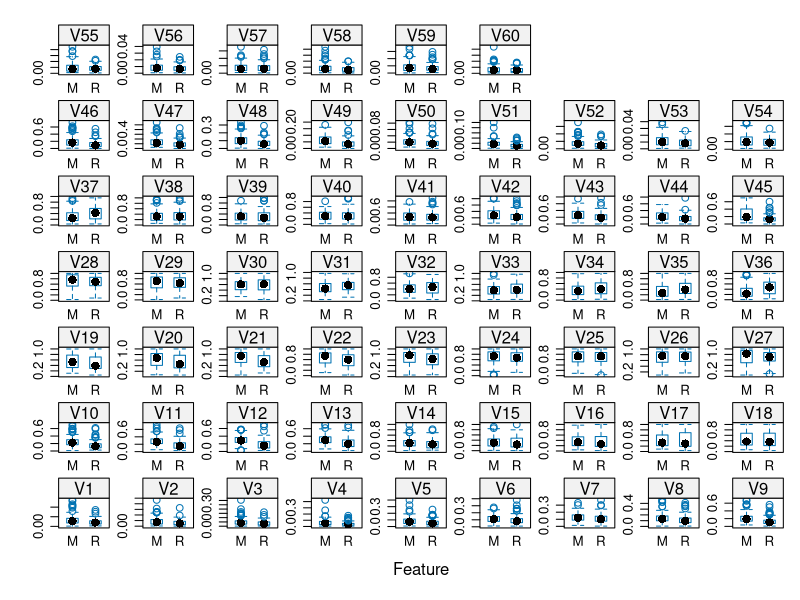
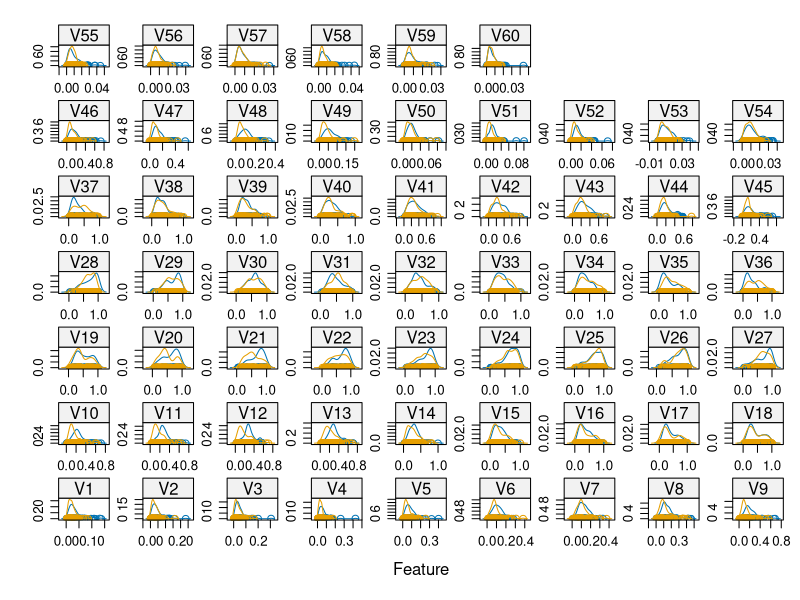

These figures' R source, in order: (Note: this script raises an error after producing the figures.)
## ---- chunk 1
knitr::opts_chunk$set(echo = TRUE)
## ---- chunk 2
library(mlbench)
library(caret)
## ---- chunk 3
data(Sonar)
## ---- chunk 4
dataset <- Sonar
## ---- chunk 5
dim(dataset)
## ---- chunk 6
sapply(dataset, class)
## ---- chunk 7
head(dataset, n=20)
## ---- chunk 8
# split input and output
x <- dataset[,1:60]
y <- dataset[,61]
# class distribution
cbind(freq=table(y), percentage=prop.table(table(y))*100)
## ---- chunk 9
cor(x)
## ---- chunk 10
summary(dataset)
## ---- chunk 11
# Box and whisker plots for each attribute
scales <- list(x=list(relation="free"), y=list(relation="free"))
featurePlot(x=x, y=y, plot="box", scales=scales)
## ---- chunk 12
# Density plots for each attribute by class value
featurePlot(x=x, y=y, plot="density", scales=scales)
## ---- chunk 13
# Not applicable for this iteration of the project.
## ---- chunk 14
# Not applicable for this iteration of the project.
## ---- chunk 15
dataset[,1:60] <- scale(dataset[,1:60])
## ---- chunk 16
# Run algorithms using 10-fold cross validation
control <- trainControl(method="repeatedcv", number=10, repeats=3)
metricTarget <- "Accuracy"
## ---- chunk 17
# GLM
seed_num <- 888
set.seed(seed_num)
fit.glm <- train(Class~., data=dataset, method="glm", metric=metricTarget, trControl=control)
# LDA
set.seed(seed_num)
fit.lda <- train(Class~., data=dataset, method="lda", metric=metricTarget, trControl=control)
# SVM
set.seed(seed_num)
fit.svm <- train(Class~., data=dataset, method="svmRadial", metric=metricTarget, trControl=control)
# CART
set.seed(seed_num)
fit.cart <- train(Class~., data=dataset, method="rpart", metric=metricTarget, trControl=control)
# kNN
set.seed(seed_num)
fit.knn <- train(Class~., data=dataset, method="knn", metric=metricTarget, trControl=control)
## ---- chunk 18
# No Transformation on the dataset
results <- resamples(list(GLM=fit.glm, LDA=fit.lda, CART=fit.cart, KNN=fit.knn, SVM=fit.svm))
summary(results)
dotplot(results)
## ---- chunk 19
set.seed(seed_num)
grid <- expand.grid(.sigma=c(0.01,0.025,0.05,0.075,0.1), .C=c(1))
fit.svm <- train(Class~., data=dataset, method="svmRadial", metric=metricTarget, tuneGrid=grid, trControl=control)
print(fit.svm)
## ---- chunk 20
# Not applicable for this iteration of the project.
## ---- chunk 21
# Not applicable for this iteration of the project.
## ---- chunk 22
# Not applicable for this iteration of the project.
## ---- chunk 23
# Not applicable for this iteration of the project.
